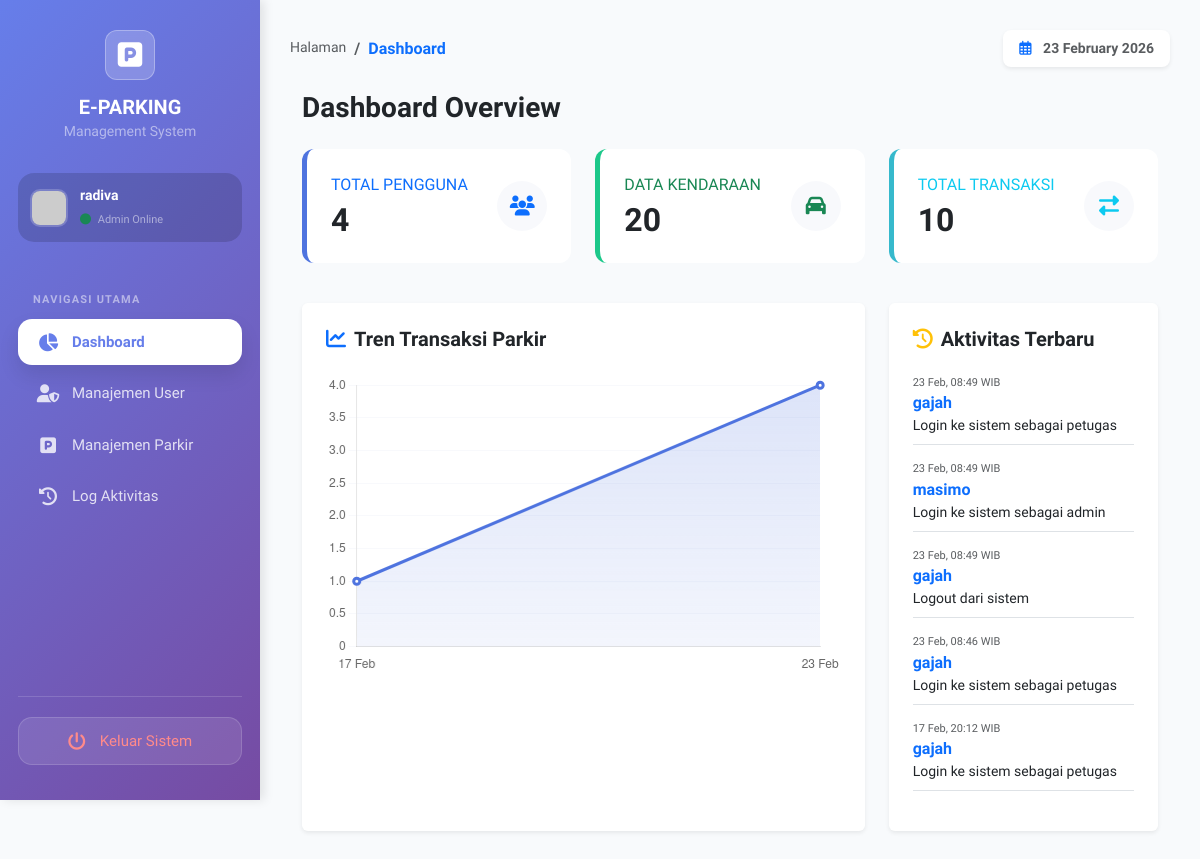
Screenshot of /Views/admin/admin.php (signed in) with the database file from the repository.
### tables this page shows
CREATE TABLE `tb_log_aktivitas` (
  `id_log` int(11) NOT NULL,
  `id_user` int(11) DEFAULT NULL,
  `aktivitas` varchar(100) DEFAULT NULL,
  `waktu_aktivitas` datetime DEFAULT NULL
);

CREATE TABLE `tb_user` (
  `id_user` int(11) NOT NULL,
  `nama_lengkap` varchar(50) DEFAULT NULL,
  `username` varchar(50) DEFAULT NULL,
  `password` varchar(100) DEFAULT NULL,
  `role` enum('admin','petugas','owner') DEFAULT NULL,
  `status_aktif` tinyint(1) DEFAULT NULL
);

### Model/AdminModel.php (called while the page is built, shortened)
<?php
class AdminModel {
    private $db;
    public function __construct($db_conn) {
        $this->db = $db_conn;
    }
    public function getDashboardStats() {
        return [
            'totalUser' => mysqli_fetch_assoc(mysqli_query($this->db, "SELECT COUNT(*) AS total FROM tb_user"))['total'],
            'totalKendaraan' => mysqli_fetch_assoc(mysqli_query($this->db, "SELECT COUNT(*) AS total FROM tb_kendaraan"))['total'],
            'totalTransaksi' => mysqli_fetch_assoc(mysqli_query($this->db, "SELECT COUNT(*) AS total FROM tb_transaksi"))['total']
        ];
    }
    public function getTransactionChartData($days = 7) {
        $sql = "SELECT DATE(waktu_masuk) AS tanggal, COUNT(*) AS total
                FROM tb_transaksi
                WHERE waktu_masuk >= DATE_SUB(CURDATE(), INTERVAL $days DAY)
                GROUP BY DATE(waktu_masuk)
                ORDER BY tanggal ASC";
        return mysqli_query($this->db, $sql);
    }
    public function getLogs($limit = null) {
        $limitQuery = $limit ? "LIMIT $limit" : "";
        $sql = "SELECT l.*, u.nama_lengkap, u.username, u.role
                FROM tb_log_aktivitas l
                JOIN tb_user u ON l.id_user = u.id_user
                ORDER BY l.waktu_aktivitas DESC $limitQuery";
        return mysqli_query($this->db, $sql);
    }
}

### Views/admin/dashboard.php (the view, shortened to what this page needs)
<?php
require_once __DIR__ . '/../../Model/AdminModel.php';
$model = new AdminModel($conn);
$stats = $model->getDashboardStats();
$qGrafik = $model->getTransactionChartData(7);
$tanggal = [];
$totalGrafik = [];
while($g = mysqli_fetch_assoc($qGrafik)){
    $tanggal[] = date('d M', strtotime($g['tanggal']));
    $totalGrafik[] = $g['total'];
}
$qLog = $model->getLogs(5);
?>
<link rel="stylesheet" href="https://cdnjs.cloudflare.com/ajax/libs/font-awesome/6.4.0/css/all.min.css">
<div class="container-fluid">
    <div class="d-flex align-items-center justify-content-between mb-4">
        <h3 class="fw-bold text-gray-800 m-0">Dashboard Overview</h3>
    </div>
    <div class="row mb-4">
        <div class="col-md-4">
            <div class="card stat-card card-user p-4 mb-3">
                <div class="d-flex align-items-center justify-content-between">
                    <div>
                        <div class="text-xs font-weight-bold text-primary text-uppercase mb-1">Total Pengguna</div>
                        <h2 class="fw-bold mb-0"><?= number_format($stats['totalUser']) ?></h2>
                    </div>
                    <div class="icon-circle text-primary"><i class="fas fa-users"></i></div>
                </div>
            </div>
        </div>
        <div class="col-md-4">
            <div class="card stat-card card-car p-4 mb-3">
                <div class="d-flex align-items-center justify-content-between">
                    <div>
                        <div class="text-xs font-weight-bold text-success text-uppercase mb-1">Data Kendaraan</div>
                        <h2 class="fw-bold mb-0"><?= number_format($stats['totalKendaraan']) ?></h2>
                    </div>
                    <div class="icon-circle text-success"><i class="fas fa-car"></i></div>
                </div>
            </div>
        </div>
        <div class="col-md-4">
            <div class="card stat-card card-trans p-4 mb-3">
                <div class="d-flex align-items-center justify-content-between">
                    <div>
                        <div class="text-xs font-weight-bold text-info text-uppercase mb-1">Total Transaksi</div>
                        <h2 class="fw-bold mb-0"><?= number_format($stats['totalTransaksi']) ?></h2>
                    </div>
                    <div class="icon-circle text-info"><i class="fas fa-exchange-alt"></i></div>
                </div>
            </div>
        </div>
    </div>
    <div class="row">
        <div class="col-lg-8 mb-4">
            <div class="card p-4 border-0 shadow-sm h-100">
                <div class="d-flex align-items-center justify-content-between mb-4">
                    <h5 class="fw-bold m-0"><i class="fas fa-chart-line me-2 text-primary"></i>Tren Transaksi Parkir</h5>
                </div>
                <div class="chart-container">
                    <canvas id="grafikTransaksi"></canvas>
                </div>
            </div>
        </div>
        <div class="col-lg-4 mb-4">
            <div class="card p-4 border-0 shadow-sm h-100">
                <h5 class="fw-bold mb-4"><i class="fas fa-history me-2 text-warning"></i>Aktivitas Terbaru</h5>
                <div class="timeline">
                    <?php if(mysqli_num_rows($qLog) > 0): ?>
                        <?php while($l = mysqli_fetch_assoc($qLog)): ?>
                            <div class="mb-3 border-bottom pb-2">
                                <small class="text-muted d-block" style="font-size: 11px;">
                                    <?= date('d M, H:i', strtotime($l['waktu_aktivitas'])) ?> WIB
                                </small>
                                <span class="fw-bold text-primary"><?= htmlspecialchars($l['nama_lengkap']) ?></span>
                                <p class="mb-0 text-dark small"><?= htmlspecialchars($l['aktivitas']) ?></p>
                            </div>
                        <?php endwhile; ?>
                    <?php else: ?>
                        <p class="text-center text-muted">Belum ada aktivitas.</p>
                    <?php endif; ?>
                </div>
            </div>
        </div>
    </div>
</div>
<script>
    const ctx = document.getElementById('grafikTransaksi');
    // Create Gradient for Chart
    const gradient = ctx.getContext('2d').createLinearGradient(0, 0, 0, 400);
    gradient.addColorStop(0, 'rgba(78, 115, 223, 0.2)');
    gradient.addColorStop(1, 'rgba(78, 115, 223, 0)');
    new Chart(ctx, {
        type: 'line',
        data: {
            labels: <?= json_encode($tanggal) ?>,
            datasets: [{
                label: 'Transaksi',
                data: <?= json_encode($totalGrafik) ?>,
                borderColor: '#4e73df',
                backgroundColor: gradient,
                borderWidth: 3,
                fill: true,
                tension: 0.4,
                pointBackgroundColor: '#fff',
                pointBorderColor: '#4e73df',
                pointHoverRadius: 6
            }]
        },
        options: {
            responsive: true,
            maintainAspectRatio: false,
            plugins: { legend: { display: false } },
            scales: {
                y: {
                    beginAtZero: true,
                    grid: { drawBorder: false, color: '#f8f9fc' }
                },
                x: {
                    grid: { display: false }
                }
            }
        }
    });
</script>

### Views/admin/admin.php (style rules this page uses)
:root { --primary-gradient: linear-gradient(135deg, #667eea 0%, #764ba2 100%); --sidebar-width: 260px; }
body { background: #f8fafc; font-family: 'Plus Jakarta Sans', sans-serif; overflow-x: hidden; }

### Views/admin/dashboard.php (style rules this page uses)
:root { --primary: #4e73df; --success: #1cc88a; --info: #36b9cc; }
.stat-card { border: none; border-left: 5px solid; border-radius: 12px; transition: transform 0.3s; background: #fff; }
.card-user { border-left-color: var(--primary); }
.card-car { border-left-color: var(--success); }
.card-trans { border-left-color: var(--info); }
.icon-circle { width: 50px; height: 50px; border-radius: 50%; display: flex; align-items: center; justify-content: center; background: #f8f9fc; font-size: 20px; }
.chart-container { position: relative; height: 300px; }
.timeline { position: relative; }

### rows the page displays
tb_log_aktivitas: waktu_aktivitas "23 Feb, 08:49", id_user.nama_lengkap "gajah", aktivitas "Login ke sistem sebagai petugas"
tb_log_aktivitas: waktu_aktivitas "23 Feb, 08:49", id_user.nama_lengkap "masimo", aktivitas "Login ke sistem sebagai admin"
tb_log_aktivitas: waktu_aktivitas "23 Feb, 08:49", id_user.nama_lengkap "gajah", aktivitas "Logout dari sistem"
tb_log_aktivitas: waktu_aktivitas "23 Feb, 08:46", id_user.nama_lengkap "gajah", aktivitas "Login ke sistem sebagai petugas"
tb_log_aktivitas: waktu_aktivitas "17 Feb, 20:12", id_user.nama_lengkap "gajah", aktivitas "Login ke sistem sebagai petugas"

### other values shown
$_SESSION['nama'] "radiva"
$page "Dashboard"
$stats['totalUser'] "4"
$stats['totalKendaraan'] "20"
$stats['totalTransaksi'] "10"
chart data {{ json_encode($totalGrafik) }} ["1","4"]
